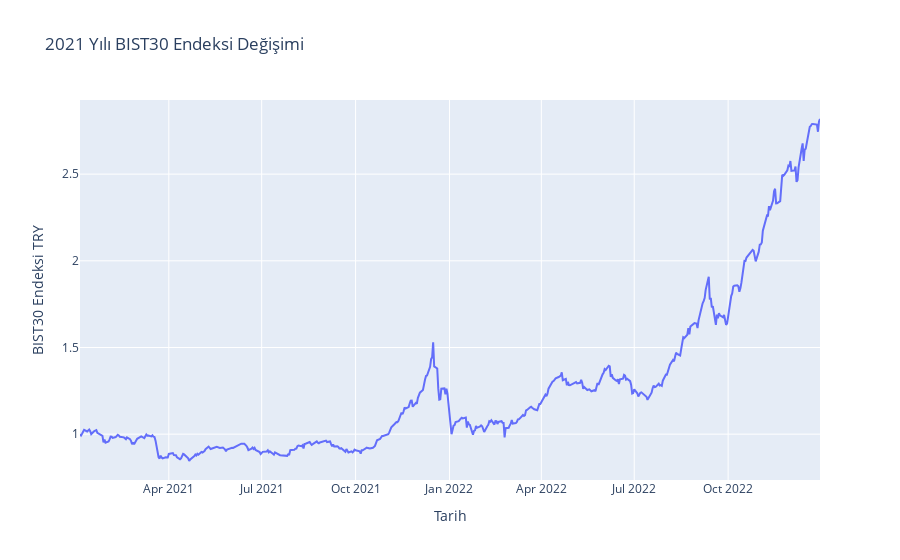

Notebook code for this chart:
### Code cell
px.line(bist30Toplam,y="Normalize",
        hover_data={"Normalize":":.2f","Kapanış (TRY)":":.2f"},
        title="2021 Yılı BIST30 Endeksi Değişimi",
        labels={"Date":"Tarih","Normalize":"BIST30 Endeksi TRY"})

### Figure 1 — Plotly figure (JSON) as saved in the notebook; plotly's stock layout.template omitted (floating-point values rounded to 4 significant figures; data arrays with more than 128 entries replaced by an {"elided": "..."} marker saying what was removed)
{"data": [{"customdata": {"elided": "489x1 float values"}, "hovertemplate": "Tarih=%{x}<br>BIST30 Endeksi TRY=%{y:.2f}<br>Kapanış (TRY)=%{customdata[0]:.2f}<extra></extra>", "legendgroup": "", "line": {"color": "#636efa", "dash": "solid"}, "marker": {"symbol": "circle"}, "mode": "lines", "name": "", "orientation": "v", "showlegend": false, "type": "scatter", "x": {"elided": "489 str values"}, "xaxis": "x", "y": {"elided": "489 float values"}, "yaxis": "y"}], "layout": {"legend": {"tracegroupgap": 0}, "title": {"text": "2021 Yılı BIST30 Endeksi Değişimi"}, "xaxis": {"anchor": "y", "domain": [0, 1], "title": {"text": "Tarih"}}, "yaxis": {"anchor": "x", "domain": [0, 1], "title": {"text": "BIST30 Endeksi TRY"}}}}
